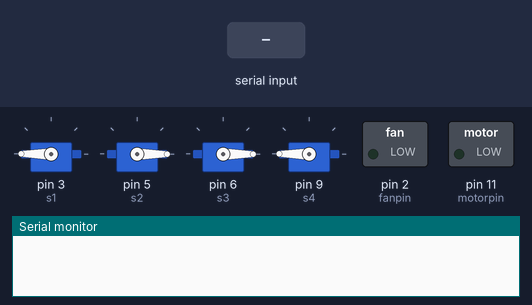
The program below on a simulated Arduino Nano, built with avr-gcc and run on an emulated ATmega328P. Parts: 4 × servo, switched loads named in the program (green lamp = pin HIGH), the last lines printed to the serial monitor. The test bench sets the inputs (shaded band).

Above: at 1.2 s.
1.3 s: "e" received over Serial
At 2.2 s:
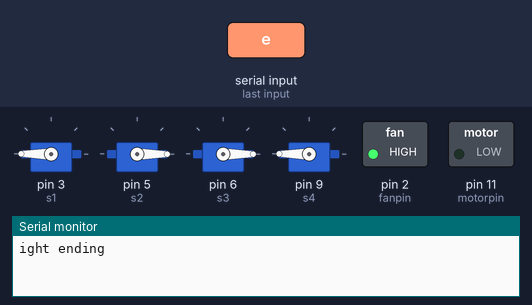
Timing chart, 0 to 10.8 s (numbered marks = the images above; inputs shaded):
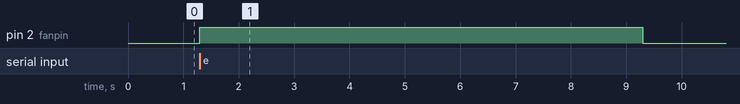

Measured:
- after the input at 1.3 s, pin 2 (fanpin): LOW → HIGH at once, → LOW 8.0 s later

The program:

main.cpp
```cpp
#include <Arduino.h>
#include <Servo.h>

#define fanpin 2
#define motorpin 11

int incomingByte = 0;
Servo s1;
Servo s2;
Servo s3;
Servo s4;

void ServoStart() {
  s1.write(0);
  s2.write(180);
  s3.write(180);
  s4.write(0);
}

void Dispense() {
  s1.write(180);
  s2.write(0);
  s3.write(0);
  s4.write(180);
  digitalWrite(motorpin, HIGH);
  delay(2000);
  digitalWrite(motorpin, LOW);
  delay(2000);
}

void ServoEnd() {
  digitalWrite(fanpin, HIGH);
  delay(4000);
  s1.write(180);
  s2.write(0);
  s3.write(0);
  s4.write(180);
  delay(4000);
  digitalWrite(fanpin, LOW);
}


void setup() {
  Serial.begin(115200);
  s1.attach(3);
  s2.attach(5);
  s3.attach(6);
  s4.attach(9);
  pinMode(fanpin, OUTPUT);
  pinMode(motorpin, OUTPUT);

  s1.write(180);
  s2.write(0);
  s3.write(0);
  s4.write(180);
  digitalWrite(fanpin, LOW);
  digitalWrite(motorpin, LOW);
}

void loop() {
  if (Serial.available() > 0) {
    incomingByte = Serial.read();
    if (incomingByte	== 101) {
      Serial.println("ight ending");
      ServoEnd();
    } else if (incomingByte == 115) {
      Serial.println("starting???");
      Dispense();
      ServoStart();
    } else {
      Serial.println("wrong");
    }
  }
}
```
